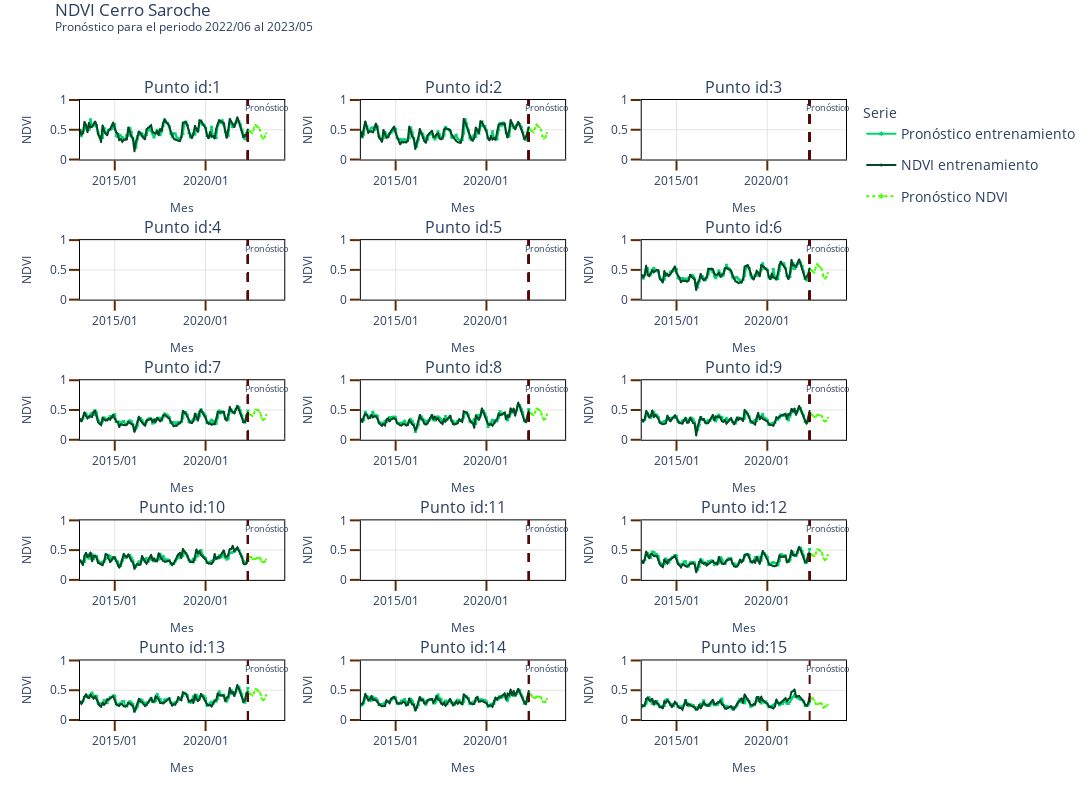

Write notebook code for a chart like this one.
### Code cell
rows=5
cols=3

list_id = list(range(1,16)) 

column_titles = list(map(lambda x: 'Punto id:' + str(int(x)), list_id))

fig = make_subplots(rows=rows,
                    cols=cols,
                    subplot_titles=column_titles,
                    horizontal_spacing=0.1,
                    vertical_spacing=0.13)


row_order = np.array(list_id).reshape(rows,cols).tolist()


for row in range(len(row_order)):

    list_row = row_order[row]
    for col in range(len(list_row)):
        

        data_fig = pd_analisis_ndvi\
                        .query(f"id_point=={row_order[row][col]}")\
                        .sort_values('periodo',ascending=True)

        ndvi_model_trace(data_fig, row=row+1, col=col+1,pd_periodo_null=pd_periodo_null)


#------------
fig['layout']['title']['y']=0.98
fig['layout']['margin']['t']=100

#------------
annotations_title = fig['layout']['annotations']

y_loc=0.8
yshift=4
annotations = []

for id_ in  list_id:
    
    xref='x{id_}'.format(id_=str(int(id_)))
    yref='y{id_}'.format(id_=str(int(id_)))
    
    titulo_annotations =  list(filter(lambda x: x.text=='Punto id:{id_}'.format(id_=int(id_)),
                                  annotations_title))[0]

    annotations= annotations+[
                dict(font=dict(size=16),
                    showarrow=titulo_annotations['showarrow'],
                    text=titulo_annotations['text'],
                    x=titulo_annotations['x'],
                    xanchor=titulo_annotations['xanchor'],
                    xref='paper',#xref,
                    y=titulo_annotations['y'],
                    yanchor=titulo_annotations['yanchor'],
                    yref='paper',#yref
                    ),
                dict(
                    x=pd_analisis_ndvi.query("type=='training'").periodo.max() + pd.DateOffset(months=12),
                    y=y_loc, # annotation point
                    xref=xref, 
                    yref=yref, 
                    text='Pronóstico',
                    showarrow=False,
                    yshift=yshift,
                    font=dict(size=9)
                  )
                    ]

fig['layout']['annotations'] = annotations

        
#------------       
fig.update_xaxes(tickformat="%Y/%m",showline=True, linewidth=1, linecolor='black', gridcolor='#E4E4E4',mirror=True,
                 ticks="outside", tickwidth=2, tickcolor='#5C2B05', ticklen=10)
fig.update_yaxes(showline=True, linewidth=1, linecolor='black', gridcolor='#E4E4E4',mirror=True,
                 ticks="outside", tickwidth=2, tickcolor='#5C2B05', ticklen=10)   

#------------
data_figure_pronostico = pd_analisis_ndvi.query("type=='prediction'").copy()
fig.update_layout( height=800,
                   width=1500,
                   #showlegend = True,
                   font = dict(size = 12),
                   template='plotly_white',
                   title_text="""NDVI Cerro Saroche
                        <br><sup>Pronóstico para el periodo {date_init} al {date_fin}</sup>
                        """.format(date_init=str(data_figure_pronostico['periodo'].min().strftime('%Y/%m')),
                                   date_fin=str(data_figure_pronostico['periodo'].max().strftime('%Y/%m'))),
                  legend_title_text='Serie',
                  legend_title = dict( font = dict(size = 14)),
                   uniformtext_minsize=8,
                   uniformtext_mode='hide',
                   legend = dict(font_size=14)
                 )

fig.write_image(f'./{park}/figures/narx_ndvi.png')

fig.show()
